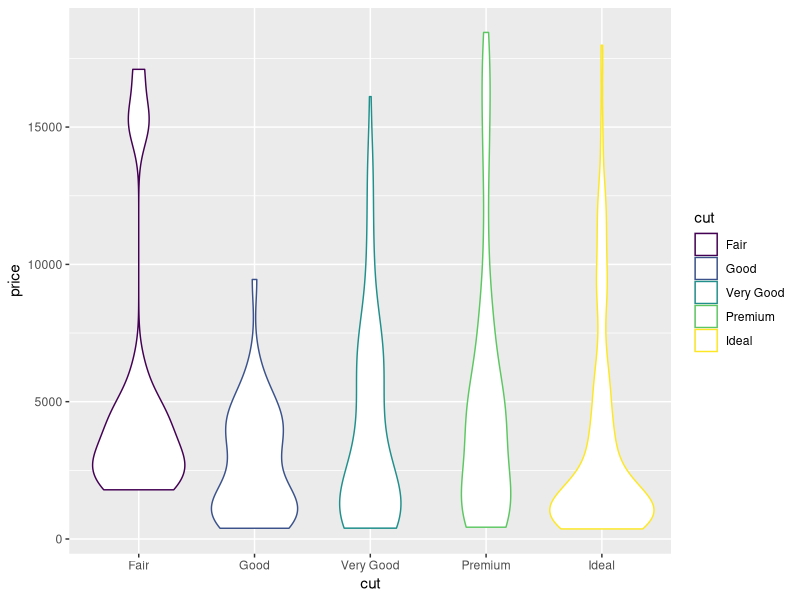
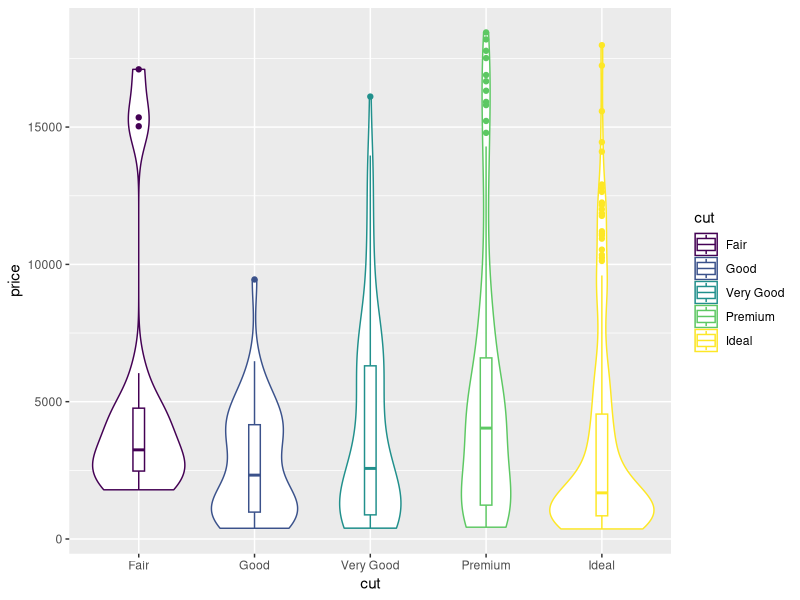
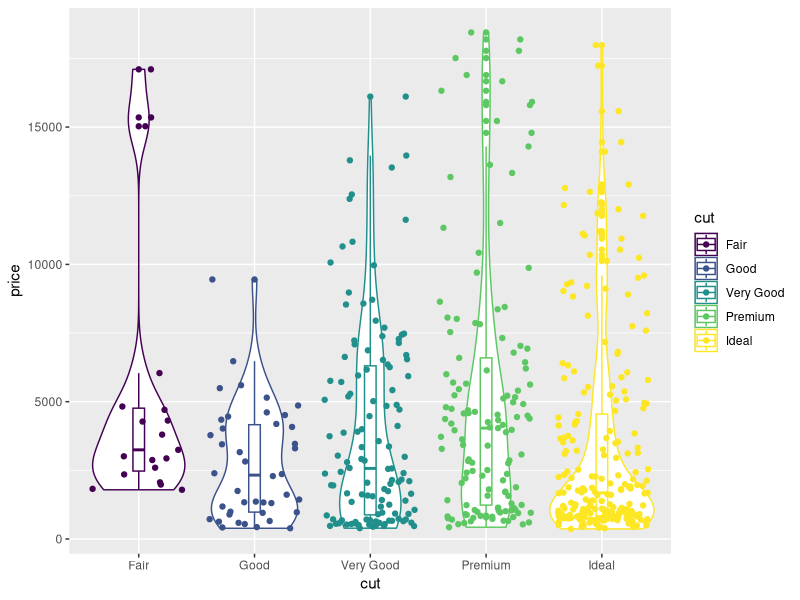
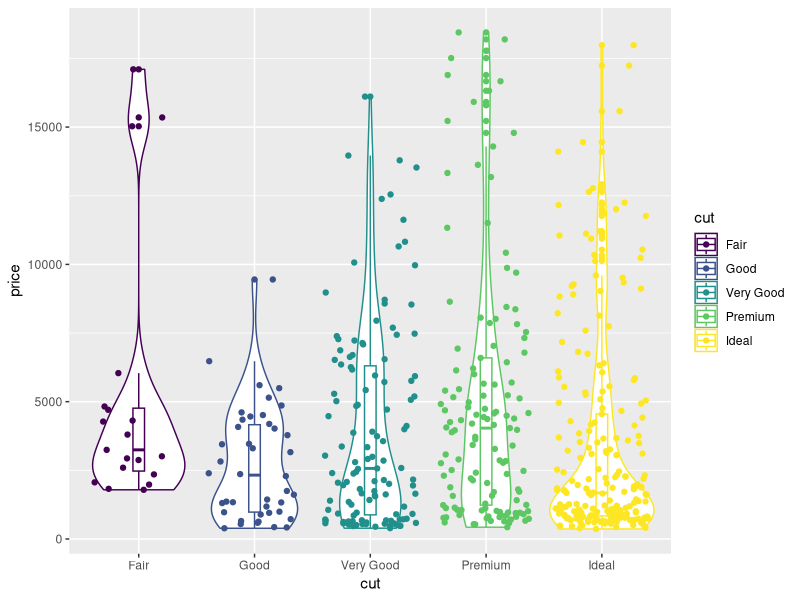

Write the R code that produced these figures, in order. (Note: this script raises an error after producing the figures.)
# violin plot in ggplot
library(ggplot2)
data()
data("diamonds")
View(diamonds)

d_sample <- diamonds[seq(from=0, to =53000,by=100),]

nrow(d_sample)

# Violin Plot
ggplot(d_sample,aes(x=cut,y=price,color=cut))+geom_violin()
  

#Box Plot with violin
ggplot(d_sample,aes(x=cut,y=price,color=cut))+geom_violin()+
  geom_boxplot(width=0.1)



# Jitter plot

ggplot(d_sample,aes(x=cut,y=price,color=cut))+geom_violin()+
  geom_boxplot(width=0.1)+geom_jitter()

# saving Plot


ggplot(d_sample,aes(x=cut,y=price,color=cut))+geom_violin()+
  geom_boxplot(width=0.1)+geom_jitter()+
  ggsave("violinPlot.pdf")

